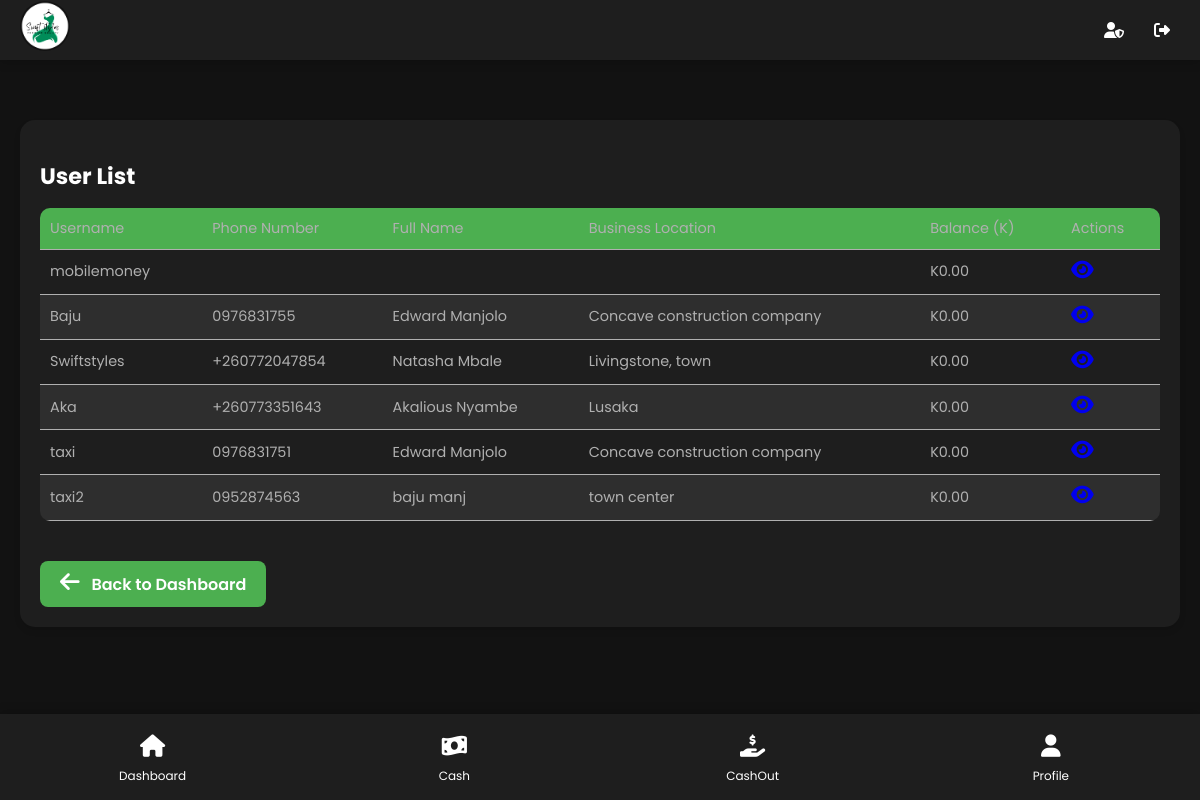
The page /a/users/ (signed in) on the database its author committed.
### users/models.py (models this page shows, shortened)
class CustomUser(AbstractUser):
    first_name = models.CharField(max_length=100)
    last_name = models.CharField(max_length=100)
    phone_number = models.CharField(max_length=13, unique=True)
    house_number = models.CharField(max_length=50)
    business_location = models.CharField(max_length=255)
    profile_pic = models.ImageField(upload_to='profile_pics/', null=True, blank=True)
    profile_pic_thumbnail = models.ImageField(upload_to='profile_pics/thumbnails/', null=True, blank=True)
    is_approved = models.BooleanField(default=False)
    is_admin = models.BooleanField(default=False)
    is_driver = models.BooleanField(default=False)  # Add this line# Add this line

### mma/models.py (models this page shows, shortened)
class Balance(models.Model):
    agent = models.OneToOneField(CustomUser, on_delete=models.CASCADE)
    request_limit = models.DecimalField(max_digits=10, decimal_places=2, default=100)
    cash = models.DecimalField(max_digits=10, decimal_places=2, default=0)
    last_cashout = models.DateField(null=True, blank=True)
    float = models.DecimalField(max_digits=10, decimal_places=2, default=0)
    interest = models.DecimalField(max_digits=10, decimal_places=2, default=0)

### mma/views.py (the view)
# urls.py: path('a/users/', views.admin_user_list, name='a_user_list'),
@user_passes_test(is_admin)
def admin_user_list(request):
    users = CustomUser.objects.all()
    user_data = []
    for user in users:
        balance = Balance.objects.filter(agent=user).first()  # Fetch the balance for each user
        user_data.append({
            'user': user,
            'balance': balance.cash if balance else 0.00  # Assuming 'cash' is the balance field
        })
    return render(request, 'mma/admin_user_list.html', {'user_data': user_data})

### mma/views.py (called while the page is built)
def is_admin(user):
    return user.is_staff

### mma/templates/mma/admin_user_list.html (shortened to what this page needs)
{% extends 'mma/base.html' %}
{% block content %}
    <div class="dashboard-container">
        <div class="card">
            <h2 class="card-title">User List</h2>
            <div class="table-responsive">
                <table>
                    <thead>
                        <tr>
                            <th>Username</th>
                            <th>Phone Number</th>
                            <th>Full Name</th>
                            <th>Business Location</th>
                            <th>Balance (K)</th>
                            <th>Actions</th>
                        </tr>
                    </thead>
                    <tbody>
                        {% for item in user_data %}
                            <tr>
                                <td>{{ item.user.username }}</td>
                                <td>{{ item.user.phone_number }}</td>
                                <td>{{ item.user.first_name }} {{ item.user.last_name }}</td>
                                <td>{{ item.user.business_location }}</td>
                                <td>K{{ item.balance|floatformat:2 }}</td>
                                <td>
                                    <a href="{% url 'a_user_detail' user.id %}" class="">
                                        <i class="fas fa-eye icon"></i>
                                    </a>
                                </td>
                            </tr>
                        {% empty %}
                            <tr>
                                <td colspan="3">No users found.</td>
                            </tr>
                        {% endfor %}
                    </tbody>
                </table>
            </div>
            <div class="btn-container">
                <a href="{% url 'a_dashboard' %}" class="btn btn-primary">
                    <i class="fas fa-arrow-left icon"></i> Back to Dashboard
                </a>
            </div>
        </div>
    </div>
{% endblock %}

### mma/templates/mma/base.html (style rules this page uses)
:root { --primary-color: #4CAF50; --secondary-color: #2196F3; --background-color: #121212; --card-background: #1E1E1E; --text-color: #FFFFFF; --secondary-text: #B0B0B0; --nav-height: 60px; --table-header-bg: #333; --table-row-bg: #1E1E1E; --table-row-alt-bg: #2E2E2E; }
body { font-family: 'Poppins', sans-serif; background-color: var(--background-color); color: var(--text-color); margin: 0; padding: 0; padding-top: var(--nav-height); padding-bottom: 70px; }
.icon { font-size: 1.4em; margin-bottom: 4px; }
.card { background-color: var(--card-background); border-radius: 15px; padding: 20px; box-shadow: 0 4px 15px rgba(0, 0, 0, 0.1); transition: transform 0.3s, box-shadow 0.3s; }
.card-title { font-size: 1.5em; margin-bottom: 10px; color: var(--primary-color); }
.btn { background-color: var(--primary-color); color: var(--text-color); border: none; border-radius: 25px; padding: 12px 24px; cursor: pointer; font-weight: 600; text-decoration: none; display: inline-block; transition: background-color 0.3s, transform 0.3s, box-shadow 0.3s; text-align: center; }
table { width: 100%; border-collapse: separate; border-spacing: 0; margin-bottom: 20px; border-radius: 10px; overflow: hidden; }
th, td { padding: 15px; text-align: left; }
thead { background-color: var(--primary-color); }
tbody tr:nth-child(odd) { background-color: var(--table-row-bg); }
tbody tr:nth-child(even) { background-color: var(--table-row-alt-bg); }
th { color: var(--text-color); font-weight: 600; }
td { color: var(--secondary-text); }

### mma/templates/mma/admin_user_list.html (style rules this page uses)
.dashboard-container { display: flex; flex-direction: column; gap: 20px; }
.card { background-color: var(--card-background); border-radius: 15px; padding: 20px; margin-bottom: 20px; box-shadow: 0 4px 6px rgba(0, 0, 0, 0.1); }
.card-title { color: var(--text-color); font-size: 1.4rem; margin-bottom: 15px; }
.table-responsive { overflow-x: auto; }
table { width: 100%; border-collapse: collapse; font-size: 0.9em; }
th, td { padding: 10px; text-align: left; border-bottom: 1px solid var(--secondary-text); }
th { color: var(--secondary-text); font-weight: normal; }
.btn-container { display: flex; justify-content: flex-start; margin-top: 20px; }
.btn { padding: 10px 20px; border: none; background-color: var(--primary-color); color: white; border-radius: 8px; cursor: pointer; text-decoration: none; display: inline-block; }
.btn .icon { margin-right: 8px; }

### rows shown on the page
CustomUser: user.username "mobilemoney", balance "0.00"
CustomUser: user.username "Baju", user.phone_number "0976831755", user.first_name "Edward", user.last_name "Manjolo", user.business_location "Concave construction company", balance "0.00"
CustomUser: user.username "Swiftstyles", user.phone_number "+260772047854", user.first_name "Natasha", user.last_name "Mbale", user.business_location "Livingstone, town", balance "0.00"
CustomUser: user.username "Aka", user.phone_number "+260773351643", user.first_name "Akalious", user.last_name "Nyambe", user.business_location "Lusaka", balance "0.00"
CustomUser: user.username "taxi", user.phone_number "0976831751", user.first_name "Edward", user.last_name "Manjolo", user.business_location "Concave construction company", balance "0.00"
CustomUser: user.username "taxi2", user.phone_number "0952874563", user.first_name "baju", user.last_name "manj", user.business_location "town center", balance "0.00"
